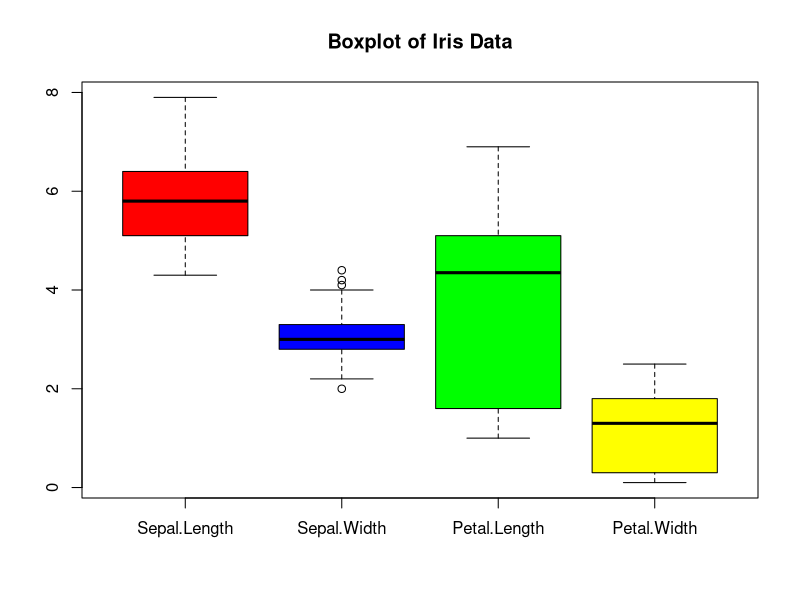
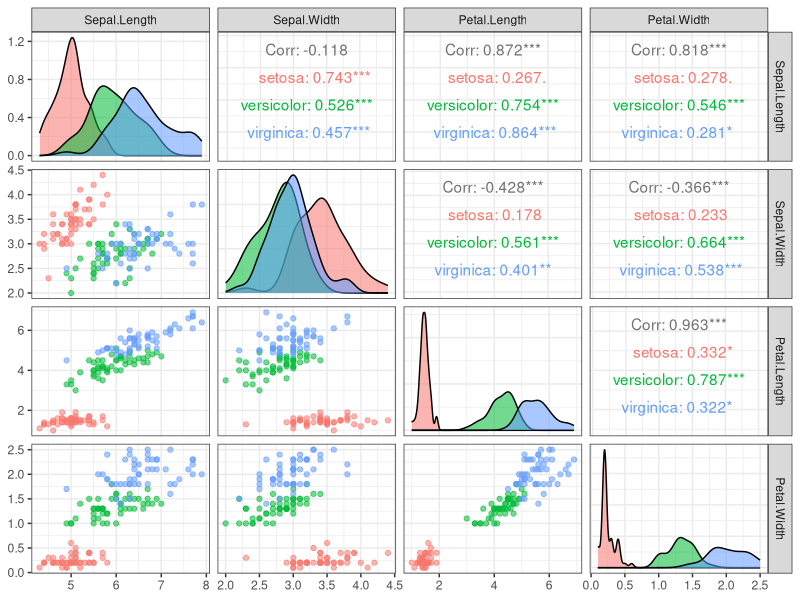
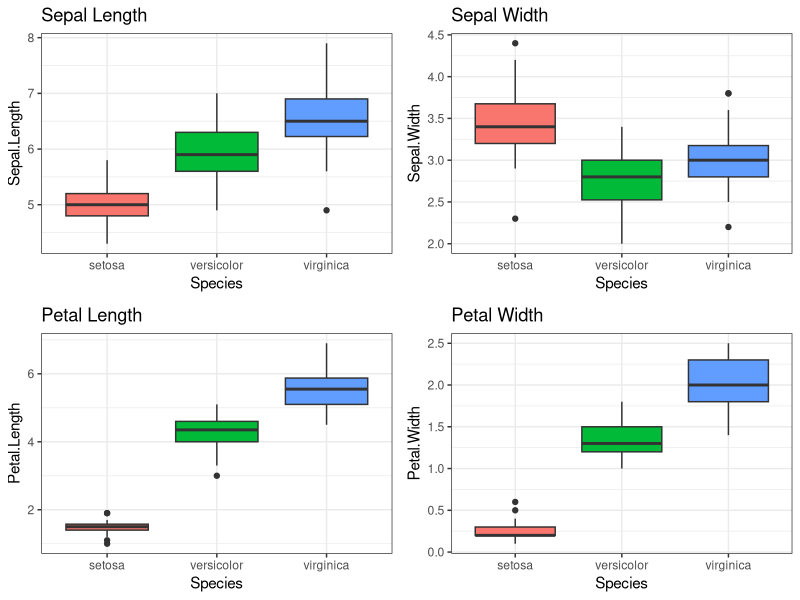
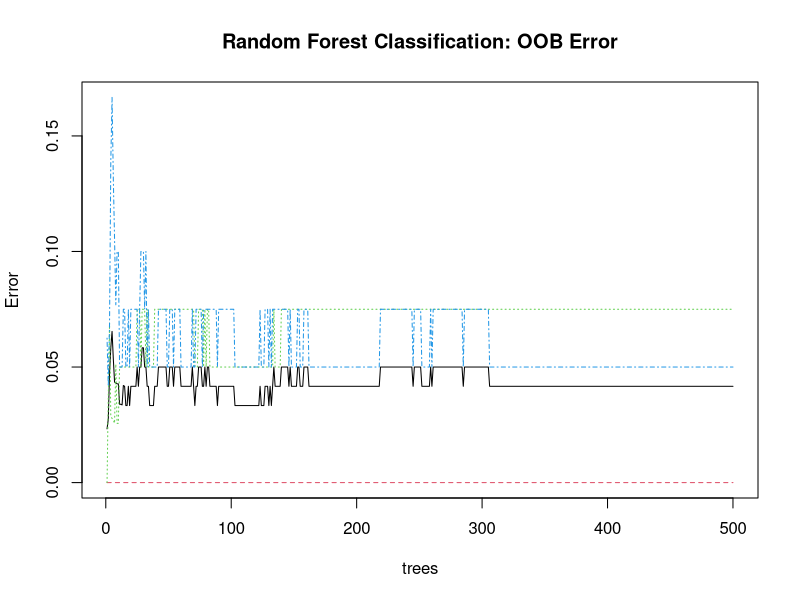
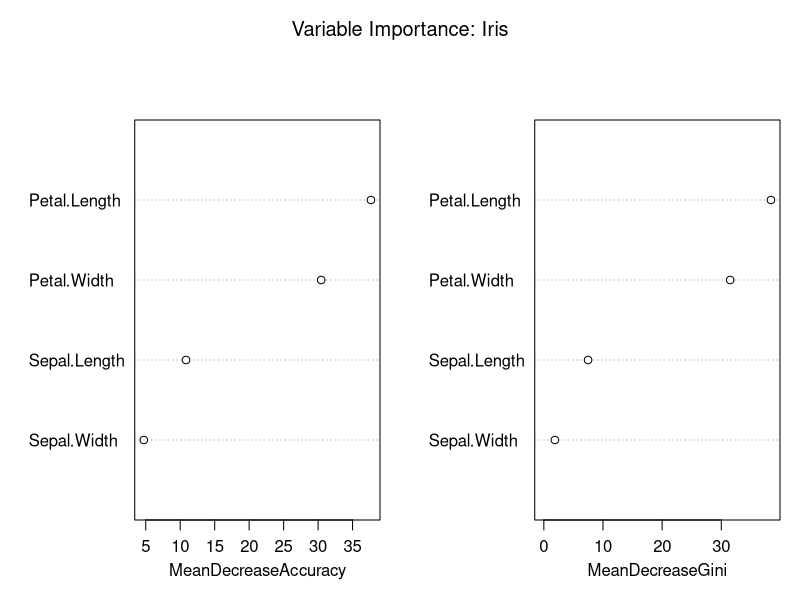
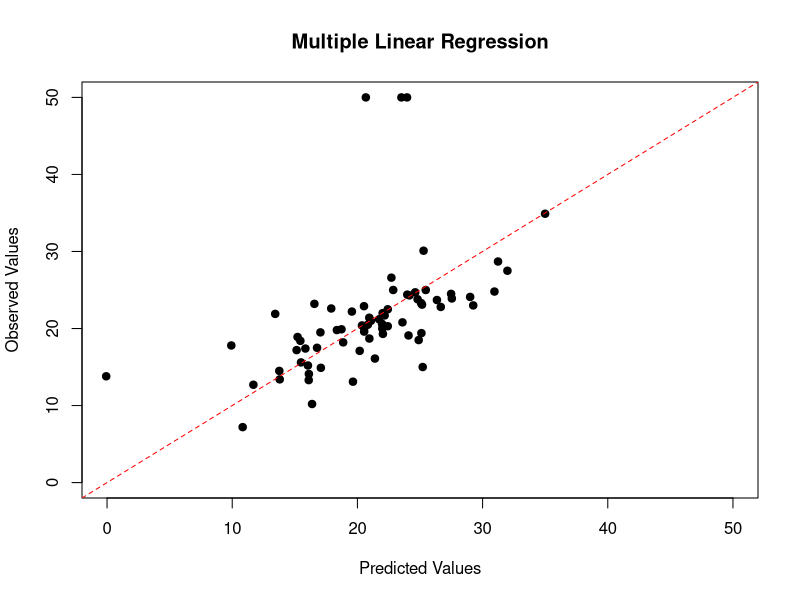
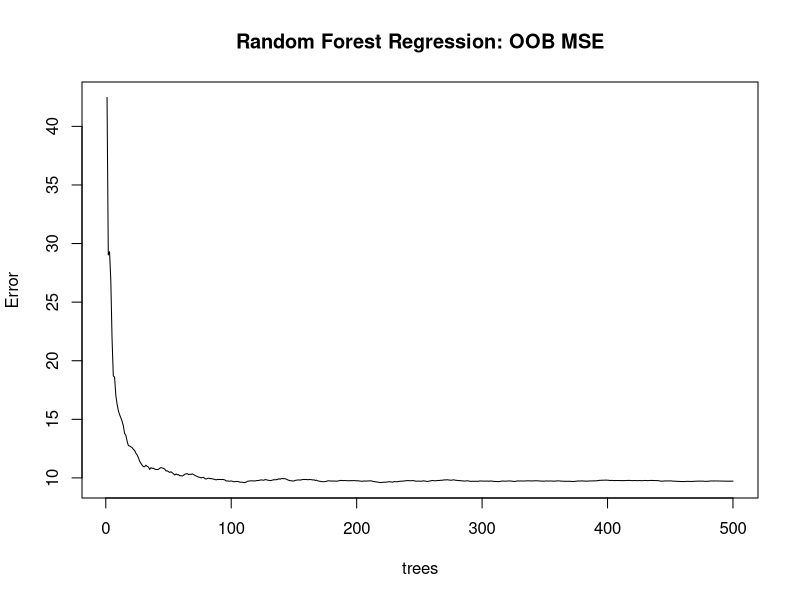
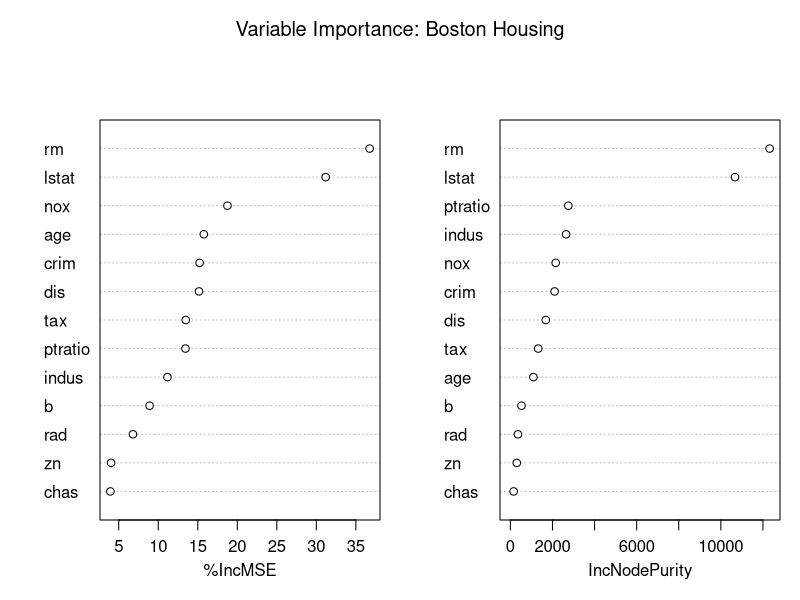

Here is the R script that generated these plots, in order:
## 原始碼來源：課堂範例 RF_Test.r（已改為 macOS / Rscript 可直接執行：移除 Windows 路徑與 windows()，圖形輸出至 output/）
dir.create("output", showWarnings = FALSE)
pdf("output/RF_Test_plots.pdf", width = 9, height = 7)
##################### Load Packages (For Analysis) ####################
## Libraries Path

## Install Packages (Run Once)
#install.packages(c("randomForest", "caTools", "ggplot2","GGally", "gridExtra", "mlbench"))

## Load Packages
library(randomForest) # For Random Forest
library(caTools)      # For Data Splitting
library(ggplot2)      # For Data Visualization
library(GGally)       # For Scatter Plot Matrix
library(gridExtra)    # For Plot Arrangement
library(mlbench)      # For Boston Housing Data


#############################################################################
## Random Forest
## Iris Data (For Classification)
#############################################################################

## Descriptive Statistics
data("iris")
dim(iris)

summary(iris)
str(iris)
head(iris, n = 10)

## Boxplot
boxplot(iris[, -5],
        col = c("red", "blue", "green", "yellow"),
        main = "Boxplot of Iris Data")

## Scatter Plot Matrix
ggpairs(iris,
        columns = 1:4,
        aes(color = Species, alpha = 0.7)) +
        theme_bw() +
        theme(legend.position = "right")

## Boxplots by Species
p1 <- ggplot(iris, aes(x = Species, y = Sepal.Length)) +
  geom_boxplot(aes(fill = Species)) +
  labs(title = "Sepal Length") +
  theme_bw() +
  theme(legend.position = "none")

p2 <- ggplot(iris, aes(x = Species, y = Sepal.Width)) +
  geom_boxplot(aes(fill = Species)) +
  labs(title = "Sepal Width") +
  theme_bw() +
  theme(legend.position = "none")

p3 <- ggplot(iris, aes(x = Species, y = Petal.Length)) +
  geom_boxplot(aes(fill = Species)) +
  labs(title = "Petal Length") +
  theme_bw() +
  theme(legend.position = "none")

p4 <- ggplot(iris, aes(x = Species, y = Petal.Width)) +
  geom_boxplot(aes(fill = Species)) +
  labs(title = "Petal Width") +
  theme_bw() +
  theme(legend.position = "none")

grid.arrange(p1, p2, p3, p4, ncol = 2, nrow = 2)


########################################################################
## Random Forest Classification
########################################################################

## Training Data and Testing Data
set.seed(123)

split.iris <- sample.split(iris$Species, SplitRatio = 0.8)

train.iris <- subset(iris, split.iris == TRUE)
test.iris <- subset(iris, split.iris == FALSE)

dim(train.iris)
dim(test.iris)

## Random Forest Classification Model
set.seed(123)

rf.iris <- randomForest(
  Species ~ .,
  data = train.iris,
  ntree = 500,
  mtry = 2,
  importance = TRUE
)

## Model Summary
print(rf.iris)
summary(rf.iris)

## Out-of-Bag (OOB) Error Rate
rf.iris$err.rate

## OOB Error Plot
plot(rf.iris,
     main = "Random Forest Classification: OOB Error")

## Variable Importance
importance(rf.iris)

varImpPlot(rf.iris,
           main = "Variable Importance: Iris")

## Prediction
pred.rf.iris <- predict(rf.iris, newdata = test.iris)

## Confusion Matrix
table(Predicted = pred.rf.iris,
      Actual = test.iris$Species)

## Classification Accuracy
accuracy.rf.iris <- mean(pred.rf.iris == test.iris$Species)
accuracy.rf.iris

## Classification Error Rate
error.rf.iris <- 1 - accuracy.rf.iris
error.rf.iris

## Predicted Class Probabilities
prob.rf.iris <- predict(
  rf.iris,
  newdata = test.iris,
  type = "prob"
)

head(prob.rf.iris)


#############################################################################
## Random Forest
## Boston Housing Data (For Regression)
#############################################################################

## Load Data
data("BostonHousing", package = "mlbench")

dim(BostonHousing)
summary(BostonHousing)
str(BostonHousing)
head(BostonHousing, n = 10)


########################################################################
## Training Data and Testing Data
########################################################################

set.seed(123)

split <- sample.split(
  BostonHousing$medv,
  SplitRatio = 0.8
)

train_data <- subset(BostonHousing, split == TRUE)
test_data <- subset(BostonHousing, split == FALSE)

dim(train_data)
dim(test_data)


########################################################################
## Multiple Linear Regression
########################################################################

lm.fit <- glm(
  medv ~ .,
  family = gaussian(link = "identity"),
  data = train_data
)

summary(lm.fit)

## Prediction
pred.lm.fit <- predict(
  lm.fit,
  newdata = test_data
)

## Mean Squared Error
mse.lm.fit <- mean(
  (pred.lm.fit - test_data$medv)^2
)
mse.lm.fit

## Root Mean Squared Error
rmse.lm.fit <- sqrt(mse.lm.fit)
rmse.lm.fit

## Predicted vs. Observed Values
data.frame(
  pred.medv = pred.lm.fit,
  true.medv = test_data$medv
)

plot(pred.lm.fit, test_data$medv,
     xlim = c(0, 50),
     ylim = c(0, 50),
     xlab = "Predicted Values",
     ylab = "Observed Values",
     main = "Multiple Linear Regression",
     pch = 19)

abline(a = 0, b = 1, col = "red", lty = 2)


########################################################################
## Random Forest Regression
########################################################################

## Random Forest Regression Model
set.seed(123)

rf.fit <- randomForest(
  medv ~ .,
  data = train_data,
  ntree = 500,
  mtry = 4,
  nodesize = 5,
  importance = TRUE
)

## Model Summary
print(rf.fit)
summary(rf.fit)

## OOB Mean Squared Error
rf.fit$mse

## OOB Error Plot
plot(rf.fit,
     main = "Random Forest Regression: OOB MSE")

## Variable Importance
importance(rf.fit)

varImpPlot(rf.fit,
           main = "Variable Importance: Boston Housing")

## Prediction
pred.rf.fit <- predict(
  rf.fit,
  newdata = test_data
)

## Mean Squared Error
mse.rf.fit <- mean(
  (pred.rf.fit - test_data$medv)^2
)
mse.rf.fit

## Root Mean Squared Error
rmse.rf.fit <- sqrt(mse.rf.fit)
rmse.rf.fit

## Predicted vs. Observed Values
data.frame(
  pred.medv = pred.rf.fit,
  true.medv = test_data$medv
)

plot(pred.rf.fit, test_data$medv,
     xlim = c(0, 50),
     ylim = c(0, 50),
     xlab = "Predicted Values",
     ylab = "Observed Values",
     main = "Random Forest Regression",
     pch = 19)

abline(a = 0, b = 1, col = "red", lty = 2)


########################################################################
## Model Comparison
## Multiple Linear Regression vs. Random Forest
########################################################################

## MSE and RMSE Comparison
results <- data.frame(
  Model = c("Linear Regression", "Random Forest"),
  MSE = c(mse.lm.fit, mse.rf.fit),
  RMSE = c(rmse.lm.fit, rmse.rf.fit)
)

print(results)

## Visualization of Prediction Results
p1 <- ggplot(
  data.frame(
    Predicted = pred.lm.fit,
    Observed = test_data$medv
  ),
  aes(x = Predicted, y = Observed)
) +
  geom_point(color = "blue") +
  geom_abline(intercept = 0, slope = 1,
              color = "red", linetype = 2) +
  coord_fixed(xlim = c(0, 50), ylim = c(0, 50)) +
  labs(title = "Linear Regression") +
  theme_bw()

p2 <- ggplot(
  data.frame(
    Predicted = pred.rf.fit,
    Observed = test_data$medv
  ),
  aes(x = Predicted, y = Observed)
) +
  geom_point(color = "darkgreen") +
  geom_abline(intercept = 0, slope = 1,
              color = "red", linetype = 2) +
  coord_fixed(xlim = c(0, 50), ylim = c(0, 50)) +
  labs(title = "Random Forest") +
  theme_bw()

grid.arrange(p1, p2, ncol = 2)

########################################################################
## Effect of mtry on Random Forest
########################################################################

mtry.values <- 1:13
oob.mse <- numeric(length(mtry.values))

for (i in seq_along(mtry.values)) {

  set.seed(123)

  fit <- randomForest(
    medv ~ .,
    data = train_data,
    ntree = 500,
    mtry = mtry.values[i]
  )

  oob.mse[i] <- tail(fit$mse, 1)
}

plot(mtry.values, oob.mse,
     type = "b",
     pch = 19,
     xlab = "Number of Variables (mtry)",
     ylab = "OOB Mean Squared Error",
     main = "Effect of mtry on Random Forest")

########################################################################
## 隨機森林的重要參數
# ntree = 500         建立 500 棵決策樹
# mtry = 2            每次節點分裂隨機選取 2 個候選變數
# nodesize = 5        終端節點的最小樣本數設定
# importance = TRUE   計算變數重要性
# rf.fit$mse          各棵樹累積後的 OOB MSE
# varImpPlot()        繪製變數重要性圖
# predict()           預測測試資料
# mtry 預設值         分類 為 sqrt(p)，迴歸為 max{1,floor(p/3)}。
########################################################################

dev.off()
